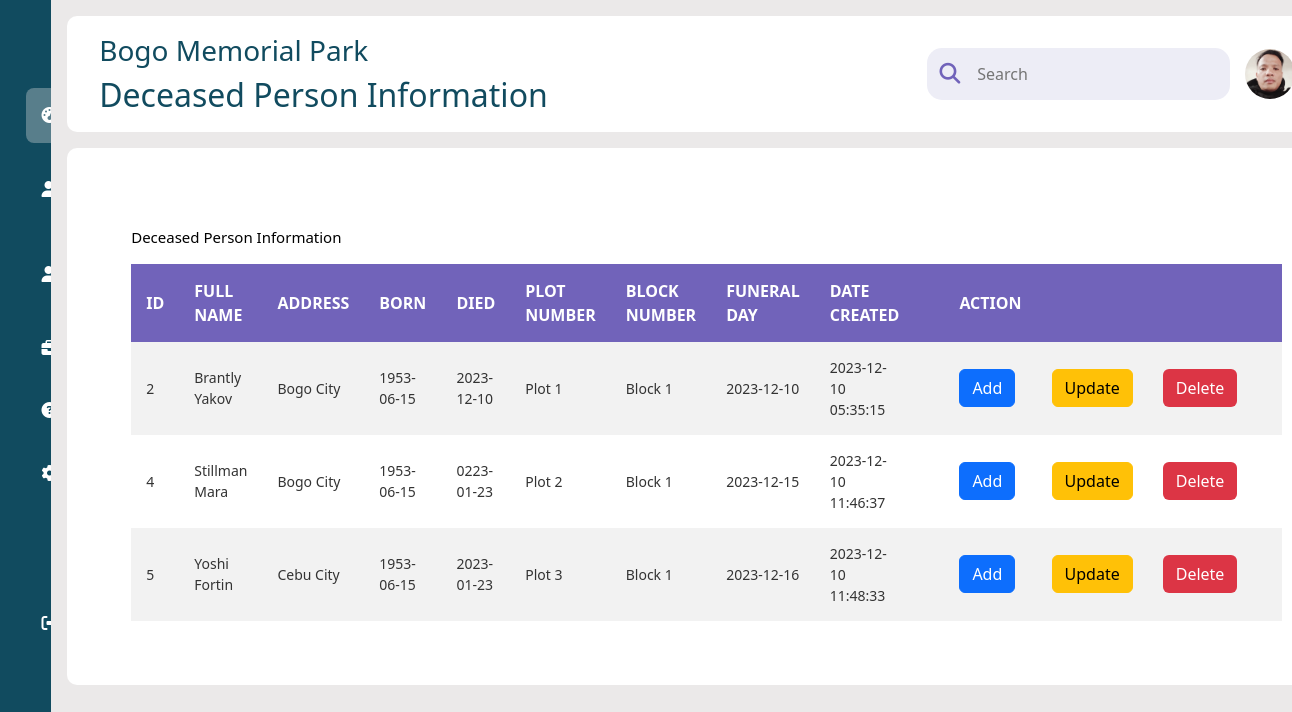
Page /admindashboard/deceasedperson.php on the committed database.
### tables this page shows
CREATE TABLE `deceasedperson` (
  `id` int(11) NOT NULL,
  `fullname` varchar(100) NOT NULL,
  `address` varchar(100) NOT NULL,
  `born` date NOT NULL,
  `died` date NOT NULL,
  `plotnumber` varchar(50) NOT NULL,
  `blocknumber` varchar(50) NOT NULL,
  `funeralday` date NOT NULL,
  `datecreated` timestamp NOT NULL DEFAULT current_timestamp() ON UPDATE current_timestamp()
);

### admindashboard/deceasedperson.php (the view, shortened to what this page needs)
<?php
	require '../connection.php';
?>
<!DOCTYPE html>
<html lang="en">
<head>
    <link href="https://cdn.jsdelivr.net/npm/bootstrap@5.3.2/dist/css/bootstrap.min.css" rel="stylesheet">
    <link rel="stylesheet" href="https://cdnjs.cloudflare.com/ajax/libs/font-awesome/6.4.0/css/all.min.css">
    <link rel="stylesheet" type="text/css" href="../css/admindash.css">
</head>
    <body>
    <div class="sidebar">
                <div class="logo"></div>
                <ul class="menu">
                    <li class="active">
                        <a href="dashboard.php">
                            <i class="fas fa-tachometer-alt"></i>
                        </a>
                    </li>
                    <li>
                        <a href="admindata.php">
                            <i class="fas fa-user"></i>
                        </a>
                    </li>
                    <li>
                        <a href="deceasedperson.php">
                            <i class="fas fa-user"></i>
                        </a>
                    </li>
                    <li>
                        <a href="reservation.php">
                            <i class="fas fa-briefcase"></i>
                        </a>
                    </li>
                    <li>
                        <a href="reviews.php">
                            <i class="fas fa-question-circle"></i>
                        </a>
                    </li>
                    <li>
                        <a href="#">
                            <i class="fas fa-cog"></i>
                        </a>
                    </li>
                    <li class="logout">
                        <a href="../logout.php">
                            <i class="fas fa-sign-out-alt"></i>
                        </a>
                    </li>
                </ul>
            </div>
            <div class="main--content">
                <div class="header--wrapper">
                    <div class="header--title">
                       <h1 id="todaysdata"> <h3>Bogo Memorial Park</h3></h1>
                        <h2>Deceased Person Information</h2>
                    </div>
                    <div class="user--info">
                        <div class="search--box">
                            <i class="fa-solid fa-search"></i>
                            <input type="text" placeholder="Search"/>
                        </div>
                        <img src="../images/mort.jpg" alt="sample pic">
                    </div>
                </div>
                <div class="card--container">
            <div class="tabular--wrapper">
                <h3 class="main--title" id="deceased"> Deceased Person Information </h3>
                <div class="table-container">
                    <table>
                            <thead>
                                <tr class="table-active">
                                    <th>ID</th>
                                    <th>FULL NAME</th>
                                    <th>ADDRESS</th>
                                    <th>BORN</th>
                                    <th>DIED</th>
                                    <th>PLOT NUMBER</th>
                                    <th>BLOCK NUMBER</th>
                                    <th>FUNERAL DAY</th>
                                    <th>DATE CREATED</th>
                                    <th></th>
                                    <th>ACTION</th>
                                    <th></th>
                                    <th></th>
                                    <th></th>
                                </tr>
                            </thead>
                            <tbody>
                            <?php
                                  $query="SELECT * FROM deceasedperson";
                                  $statement=$conn->prepare($query);
                                  $statement->execute();
                                  $statement->setFetchMode(PDO::FETCH_ASSOC);
                                  $result = $statement->fetchAll();(PDO::FETCH_ASSOC);
                                  if($result)
                                  {
                                        foreach($result as $row )
                                        {
                                            ?>
                                                 <tr>
                                                    <td><?=$row['id'];?> </td>
                                                    <td><?=$row['fullname'];?> </td>
                                                    <td><?=$row['address'];?> </td>
                                                    <td><?=$row['born'];?> </td>
                                                    <td><?=$row['died'];?> </td>
                                                    <td><?=$row['plotnumber'];?> </td>
                                                    <td><?=$row['blocknumber'];?></td?>
                                                    <td><?=$row['funeralday'];?></td?>
                                                    <td><?=$row['datecreated'];?></td?>
                                                    <td></td>
                                                    <td>
                                                        <a href="../adddeceasedperson.php?id=<?=$row['id']?>" class="btn btn-primary">Add</a>
                                                    </td>
                                                    <td>
                                                        <a href="../updatedeceasedperson.php?id=<?=$row['id']?>" class="btn btn-warning">Update</a>
                                                    </td>
                                                    <td>
                                                        <form action="../code.php" method="POST">
                                                            <button   input type="submit"  name="deletedeceasedperson" value="<?=$row['id'];?>"  class="btn bg-danger text-white">Delete</button>
                                                        </form>
                                                    </td>
                                                    <td></td>
                                                </tr>
                                            <?php
                                        }
                                  }
                                  else{
                                  ?>
                                    <tr>
                                        <td colspan="7"> No Records Found</td>
                                    </tr>
                                    <?php
                                  }
                                 ?>
                            </tbody>
                    </table>
                </div>
            </div>
        </div>
    </body>
</html>

### css/admindash.css (style rules this page uses)
html { --scrollbarBG: #cfd8dc; --thumbBG: #0937c1; }
body { scrollbar-width: thin; scrollbar-color: var(--thumbBG) var(--scrollbarBG); }
body { display: flex; }
.sidebar { position:sticky; top:0; left:0; bottom:0; width:120px; height:100vh; padding: 0 1.6rem; color:#fff; overflow: hidden; transition: all 0.5s linear; background:#114B5F; }
.logo { height:80px; padding:16px; }
.menu { height:100%; position: relative; list-style: none; padding:0; }
.menu li { padding:1rem; margin: 8px 0; border-radius: 8px; transition:all 0.5s ease-in-out; }
.menu li:hover,.active { background-color:#e0e0e058 ; }
.menu a { font-size: 30px; text-decoration: none; display: flex; align-items: center; gap:1.1rem; color:#fff; }
.menu a i { font-size: 1rem; color: #fff; }
.logout { position: absolute; top:500px; left:0; width:100%; }
.main--content { position: relative; background: #ebe9e9; width:100%; padding: 1rem; }
.header--wrapper img { width:50px; height:50px; cursor: pointer; border-radius:50%; margin-left: 15px; }
.header--wrapper { display: flex; justify-content: space-between; align-items: center; flex-wrap: wrap; background:#fff; border-radius: 10px; padding: 10px 2rem; margin-bottom: 1rem; }
.header--title { color:#114B5F; }
.user--info { display: flex; align-items: center; gap: 1; }
.search--box { background:rgb(237,237,246); border-radius: 15px; color:rgba(113,99,186,255); display: flex; align-items: center; gap: 7px; padding:4px 12px; border: none; outline: none; }
.search--box input { background: transparent; padding: 10px; border: none; outline: none; }
.search--box i { font-size: 1.3rem; cursor: pointer; transition: all 0.5s ease-out; }
.card--container { background:#fff; padding:2rem; border-radius: 10px; }
.main--title { color:black; padding-bottom:10px; font-size:15px; }
.tabular--wrapper { background: #fff; margin-top: 1rem; border-radius: 10px; padding: 2rem; }
.table-container { width: 100%; }
table { width: 100%; border-collapse: collapse; }
thead { background: rgba(113,99,186,255); color: #fff; }
th { padding: 15px; text-align: left; }
tbody { background: #f2f2f2; }
td { padding: 15px; font-size: 14px; color:#333; }
tr:nth-child(even) { background-color: #fff; }
.table-container button { background: none; cursor: pointer; }
form button { cursor: pointer; }

### rows in the picture
deceasedperson: id "2", fullname "Brantly Yakov", address "Bogo City", born "1953-06-15", died "2023-12-10", plotnumber "Plot 1", blocknumber "Block 1", funeralday "2023-12-10", datecreated "2023-12-10 05:35:15"
deceasedperson: id "4", fullname "Stillman Mara", address "Bogo City", born "1953-06-15", died "0223-01-23", plotnumber "Plot 2", blocknumber "Block 1", funeralday "2023-12-15", datecreated "2023-12-10 11:46:37"
deceasedperson: id "5", fullname "Yoshi Fortin", address "Cebu City", born "1953-06-15", died "2023-01-23", plotnumber "Plot 3", blocknumber "Block 1", funeralday "2023-12-16", datecreated "2023-12-10 11:48:33"
